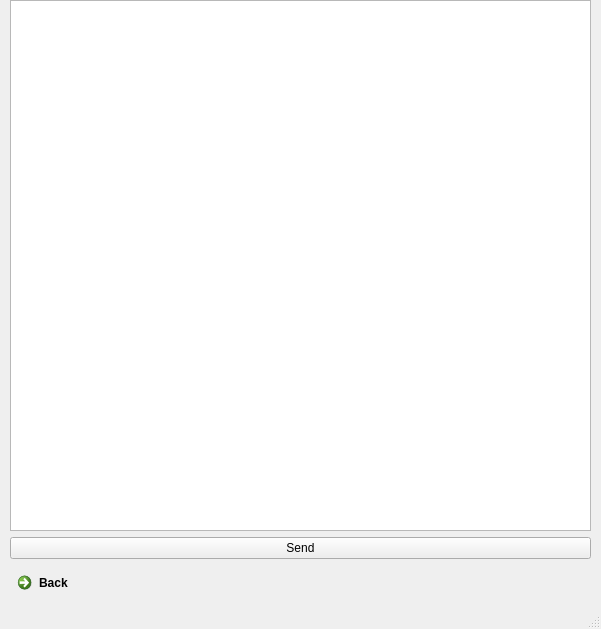
<?xml version="1.0" encoding="UTF-8"?>
<ui version="4.0">
 <class>MainWindow</class>
 <widget class="QMainWindow" name="MainWindow">
  <property name="geometry">
   <rect>
    <x>0</x>
    <y>0</y>
    <width>601</width>
    <height>629</height>
   </rect>
  </property>
  <property name="windowTitle">
   <string>MainWindow</string>
  </property>
  <widget class="QWidget" name="centralwidget">
   <widget class="QWidget" name="layoutWidget">
    <property name="geometry">
     <rect>
      <x>10</x>
      <y>0</y>
      <width>581</width>
      <height>601</height>
     </rect>
    </property>
    <layout class="QVBoxLayout" name="verticalLayout">
     <item>
      <widget class="QPlainTextEdit" name="plainTextEdit"/>
     </item>
     <item>
      <widget class="QPushButton" name="sendButton">
       <property name="text">
        <string>Send</string>
       </property>
      </widget>
     </item>
     <item>
      <widget class="QCommandLinkButton" name="Back_button">
       <property name="text">
        <string>Back</string>
       </property>
      </widget>
     </item>
    </layout>
   </widget>
  </widget>
  <widget class="QMenuBar" name="menubar">
   <property name="geometry">
    <rect>
     <x>0</x>
     <y>0</y>
     <width>601</width>
     <height>21</height>
    </rect>
   </property>
  </widget>
  <widget class="QStatusBar" name="statusbar"/>
 </widget>
 <resources/>
 <connections/>
</ui>
